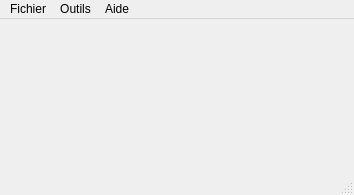
<?xml version="1.0" encoding="UTF-8"?>
<ui version="4.0">
 <class>LAllarme</class>
 <widget class="QMainWindow" name="LAllarme">
  <property name="geometry">
   <rect>
    <x>0</x>
    <y>0</y>
    <width>354</width>
    <height>195</height>
   </rect>
  </property>
  <property name="windowIcon">
   <iconset>
    <normaloff>images/LAllarme.png</normaloff>images/LAllarme.png</iconset>
  </property>
  <property name="toolTip">
   <string>LAllarme : compte à rebours, chronomètre et plus...</string>
  </property>
  <property name="whatsThis">
   <string>&lt;html&gt;&lt;head/&gt;&lt;body&gt;&lt;p&gt;Pour avoir plus d'infos sur LAllarme, aller dans Aide -&amp;gt; A propos...&lt;/p&gt;&lt;/body&gt;&lt;/html&gt;</string>
  </property>
  <property name="toolButtonStyle">
   <enum>Qt::ToolButtonIconOnly</enum>
  </property>
  <property name="animated">
   <bool>true</bool>
  </property>
  <widget class="QWidget" name="centralwidget"/>
  <widget class="QMenuBar" name="Bar_Menu">
   <property name="geometry">
    <rect>
     <x>0</x>
     <y>0</y>
     <width>354</width>
     <height>26</height>
    </rect>
   </property>
   <widget class="QMenu" name="Menu_File">
    <property name="toolTip">
     <string>Menu &quot;Fichier&quot;</string>
    </property>
    <property name="whatsThis">
     <string>Accède au menu &quot;Fichier&quot;.</string>
    </property>
    <property name="title">
     <string>Fichier</string>
    </property>
    <addaction name="Action_Quit"/>
   </widget>
   <widget class="QMenu" name="Menu_Tools">
    <property name="toolTip">
     <string>Menu &quot;Outils&quot;</string>
    </property>
    <property name="whatsThis">
     <string/>
    </property>
    <property name="title">
     <string>Outils</string>
    </property>
    <widget class="QMenu" name="Menu_Mode">
     <property name="title">
      <string>Mode</string>
     </property>
     <addaction name="Action_Alarm"/>
     <addaction name="Action_Chrono"/>
    </widget>
    <addaction name="Action_ChangeFont"/>
    <addaction name="Action_ChangeFontColor"/>
    <addaction name="separator"/>
    <addaction name="Menu_Mode"/>
    <addaction name="separator"/>
    <addaction name="Action_Clock"/>
    <addaction name="separator"/>
    <addaction name="Action_Options"/>
   </widget>
   <widget class="QMenu" name="Menu_Help">
    <property name="toolTip">
     <string>Menu &quot;Aide&quot;</string>
    </property>
    <property name="whatsThis">
     <string/>
    </property>
    <property name="title">
     <string>Aide</string>
    </property>
    <addaction name="Action_Help"/>
    <addaction name="Action_AboutLAllarme"/>
    <addaction name="Action_AboutQt"/>
   </widget>
   <addaction name="Menu_File"/>
   <addaction name="Menu_Tools"/>
   <addaction name="Menu_Help"/>
  </widget>
  <widget class="QStatusBar" name="Bar_Status">
   <property name="toolTip">
    <string>Affiche des infos temporaires et générales</string>
   </property>
   <property name="whatsThis">
    <string>&lt;html&gt;&lt;head/&gt;&lt;body&gt;&lt;p&gt;Barre de statut : elle affiche temporairement les actions effectuées et des infos en général.&lt;/p&gt;&lt;/body&gt;&lt;/html&gt;</string>
   </property>
  </widget>
  <action name="Action_Quit">
   <property name="text">
    <string>Quitter</string>
   </property>
   <property name="toolTip">
    <string>Quitte l'application</string>
   </property>
   <property name="whatsThis">
    <string/>
   </property>
   <property name="shortcut">
    <string>Ctrl+Q</string>
   </property>
  </action>
  <action name="Action_Options">
   <property name="text">
    <string>Options...</string>
   </property>
   <property name="toolTip">
    <string>Accède aux options</string>
   </property>
   <property name="whatsThis">
    <string/>
   </property>
   <property name="shortcut">
    <string>Shift+O</string>
   </property>
  </action>
  <action name="Action_Help">
   <property name="text">
    <string>Aide</string>
   </property>
   <property name="toolTip">
    <string>Affiche l'aide</string>
   </property>
   <property name="whatsThis">
    <string/>
   </property>
   <property name="shortcut">
    <string>Shift+H</string>
   </property>
  </action>
  <action name="Action_AboutQt">
   <property name="checkable">
    <bool>false</bool>
   </property>
   <property name="text">
    <string>A propos de Qt...</string>
   </property>
   <property name="toolTip">
    <string>Affiche des infos sur Qt</string>
   </property>
   <property name="whatsThis">
    <string/>
   </property>
   <property name="shortcut">
    <string>Shift+Q</string>
   </property>
  </action>
  <action name="Action_AboutLAllarme">
   <property name="text">
    <string>A propos...</string>
   </property>
   <property name="toolTip">
    <string>A propos de LAllarme</string>
   </property>
   <property name="shortcut">
    <string>Shift+L</string>
   </property>
  </action>
  <action name="Action_ChangeFont">
   <property name="text">
    <string>Changer la police...</string>
   </property>
   <property name="shortcut">
    <string>Shift+F</string>
   </property>
  </action>
  <action name="Action_ChangeFontColor">
   <property name="text">
    <string>Changer la couleur de police...*</string>
   </property>
   <property name="shortcut">
    <string>Shift+C</string>
   </property>
   <property name="visible">
    <bool>false</bool>
   </property>
  </action>
  <action name="Action_Chrono">
   <property name="checkable">
    <bool>true</bool>
   </property>
   <property name="text">
    <string>Chronomètre</string>
   </property>
   <property name="shortcut">
    <string>Alt+C</string>
   </property>
  </action>
  <action name="Action_Alarm">
   <property name="checkable">
    <bool>true</bool>
   </property>
   <property name="checked">
    <bool>true</bool>
   </property>
   <property name="text">
    <string>Compte à rebours</string>
   </property>
   <property name="shortcut">
    <string>Alt+A</string>
   </property>
  </action>
  <action name="Action_Clock">
   <property name="text">
    <string>Heure...</string>
   </property>
   <property name="shortcut">
    <string>Alt+H</string>
   </property>
  </action>
 </widget>
 <resources/>
 <connections/>
</ui>
